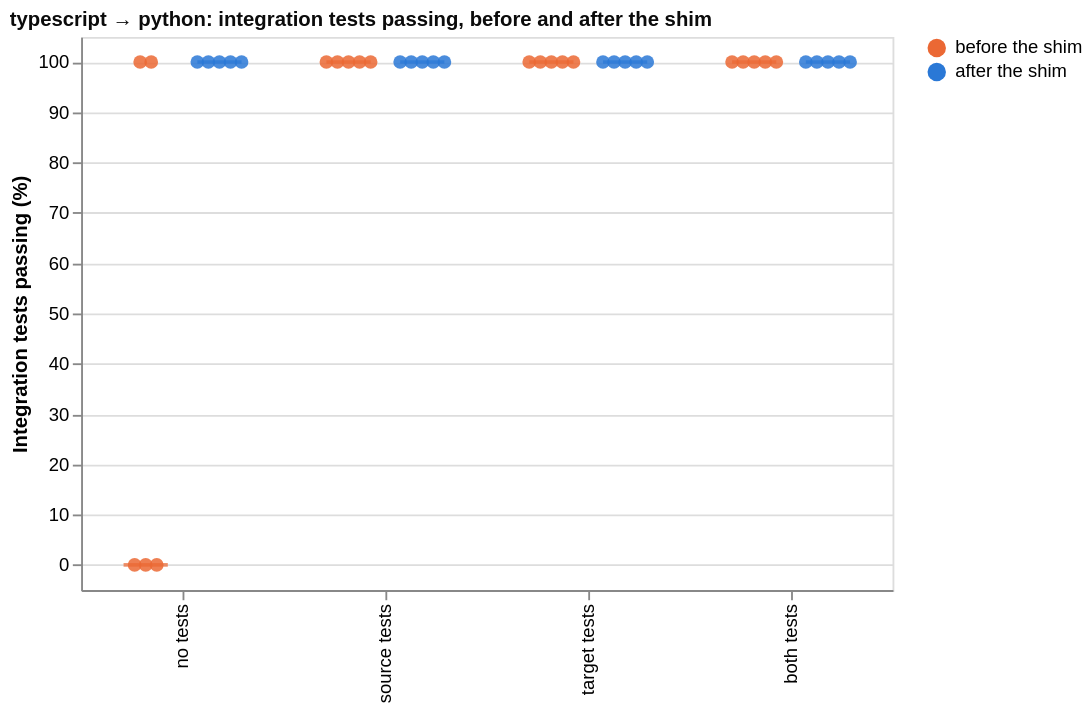

Source (Vega-Lite JSON):
### Vega-Lite specification from a JSON file in a GitHub repository (floating-point values rounded to 4 significant figures)
{"config": {"view": {"continuousWidth": 300, "continuousHeight": 300}}, "layer": [{"data": {"name": "data-882e7542e0fc5a6ec2dddc3c45522378"}, "mark": {"type": "tick", "color": "#0b0b0b", "opacity": 0.7, "size": 24, "thickness": 2}, "encoding": {"color": {"field": "series", "legend": {"symbolOpacity": 1, "title": null}, "scale": {"domain": ["before the shim", "after the shim"], "range": ["#eb6834", "#2a78d6"]}, "sort": ["before the shim", "after the shim"], "type": "nominal"}, "x": {"field": "condition", "scale": {"paddingInner": 0.25, "paddingOuter": 0.125}, "sort": ["no tests", "source tests", "target tests", "both tests"], "title": null, "type": "nominal"}, "xOffset": {"field": "offset", "scale": {"domain": [0, 82.5], "range": [0, 82.5]}, "title": null, "type": "quantitative"}, "y": {"field": "value", "scale": {"domain": [-5, 105], "nice": false}, "title": "Integration tests passing (%)", "type": "quantitative"}}}, {"data": {"name": "data-a11bfcbdf8e8258f389c558fa5555506"}, "mark": {"type": "point", "filled": true, "opacity": 0.85, "size": 55}, "encoding": {"color": {"field": "series", "legend": {"symbolOpacity": 1, "title": null}, "scale": {"domain": ["before the shim", "after the shim"], "range": ["#eb6834", "#2a78d6"]}, "sort": ["before the shim", "after the shim"], "type": "nominal"}, "tooltip": [{"field": "port", "title": "run", "type": "nominal"}, {"field": "series", "title": null, "type": "nominal"}, {"field": "value", "format": ".1f", "title": "passing (%)", "type": "quantitative"}], "x": {"field": "condition", "scale": {"paddingInner": 0.25, "paddingOuter": 0.125}, "sort": ["no tests", "source tests", "target tests", "both tests"], "title": null, "type": "nominal"}, "xOffset": {"field": "offset", "scale": {"domain": [0, 82.5], "range": [0, 82.5]}, "title": null, "type": "quantitative"}, "y": {"field": "value", "scale": {"domain": [-5, 105], "nice": false}, "title": "Integration tests passing (%)", "type": "quantitative"}}}], "height": 300, "title": {"text": "typescript → python: integration tests passing, before and after the shim", "anchor": "start", "color": "#0b0b0b", "fontSize": 11}, "width": 440, "$schema": "https://vega.github.io/schema/vega-lite/v6.4.1.json", "datasets": {"data-882e7542e0fc5a6ec2dddc3c45522378": [{"condition": "no tests", "series": "before the shim", "value": 0.0, "offset": 21.25}, {"condition": "source tests", "series": "before the shim", "value": 100.0, "offset": 21.25}, {"condition": "target tests", "series": "before the shim", "value": 100.0, "offset": 21.25}, {"condition": "both tests", "series": "before the shim", "value": 100.0, "offset": 21.25}, {"condition": "no tests", "series": "after the shim", "value": 100.0, "offset": 61.25}, {"condition": "source tests", "series": "after the shim", "value": 100.0, "offset": 61.25}, {"condition": "target tests", "series": "after the shim", "value": 100.0, "offset": 61.25}, {"condition": "both tests", "series": "after the shim", "value": 100.0, "offset": 61.25}], "data-a11bfcbdf8e8258f389c558fa5555506": [{"run_id": "20260908T234247Z_2da5a2c0", "condition": "no tests", "metric": "integration_pass_pct", "value": 100.0, "series": "before the shim", "port": "2da5a2c0", "nudge": -0.5, "offset": 18.25}, {"run_id": "20260909T035041Z_2d7fbef6", "condition": "no tests", "metric": "integration_pass_pct", "value": 100.0, "series": "before the shim", "port": "2d7fbef6", "nudge": 0.5, "offset": 24.25}, {"run_id": "20260909T015142Z_f8ca89ff", "condition": "no tests", "metric": "integration_pass_pct", "value": 0.0, "series": "before the shim", "port": "f8ca89ff", "nudge": -1.0, "offset": 15.25}, {"run_id": "20260909T140517Z_670261ce", "condition": "no tests", "metric": "integration_pass_pct", "value": 0.0, "series": "before the shim", "port": "670261ce", "nudge": 0.0, "offset": 21.25}, {"run_id": "20260909T173101Z_8e3da990", "condition": "no tests", "metric": "integration_pass_pct", "value": 0.0, "series": "before the shim", "port": "8e3da990", "nudge": 1.0, "offset": 27.25}, {"run_id": "20260909T013603Z_054a84ca", "condition": "source tests", "metric": "integration_pass_pct", "value": 100.0, "series": "before the shim", "port": "054a84ca", "nudge": -2.0, "offset": 9.25}, {"run_id": "20260909T040730Z_0947f229", "condition": "source tests", "metric": "integration_pass_pct", "value": 100.0, "series": "before the shim", "port": "0947f229", "nudge": -1.0, "offset": 15.25}, {"run_id": "20260909T134433Z_3f62598c", "condition": "source tests", "metric": "integration_pass_pct", "value": 100.0, "series": "before the shim", "port": "3f62598c", "nudge": 0.0, "offset": 21.25}, {"run_id": "20260909T154949Z_461ef9c5", "condition": "source tests", "metric": "integration_pass_pct", "value": 100.0, "series": "before the shim", "port": "461ef9c5", "nudge": 1.0, "offset": 27.25}, {"run_id": "20260909T190508Z_7c1544c0", "condition": "source tests", "metric": "integration_pass_pct", "value": 100.0, "series": "before the shim", "port": "7c1544c0", "nudge": 2.0, "offset": 33.25}, {"run_id": "20260909T012246Z_fbe56704", "condition": "target tests", "metric": "integration_pass_pct", "value": 100.0, "series": "before the shim", "port": "fbe56704", "nudge": -2.0, "offset": 9.25}, {"run_id": "20260909T032340Z_f01d5496", "condition": "target tests", "metric": "integration_pass_pct", "value": 100.0, "series": "before the shim", "port": "f01d5496", "nudge": -1.0, "offset": 15.25}, {"run_id": "20260909T133702Z_8305aa82", "condition": "target tests", "metric": "integration_pass_pct", "value": 100.0, "series": "before the shim", "port": "8305aa82", "nudge": 0.0, "offset": 21.25}, {"run_id": "20260909T154334Z_609edff1", "condition": "target tests", "metric": "integration_pass_pct", "value": 100.0, "series": "before the shim", "port": "609edff1", "nudge": 1.0, "offset": 27.25}, {"run_id": "20260909T185402Z_14873f98", "condition": "target tests", "metric": "integration_pass_pct", "value": 100.0, "series": "before the shim", "port": "14873f98", "nudge": 2.0, "offset": 33.25}, {"run_id": "20260909T011452Z_9f286468", "condition": "both tests", "metric": "integration_pass_pct", "value": 100.0, "series": "before the shim", "port": "9f286468", "nudge": -2.0, "offset": 9.25}, {"run_id": "20260909T031655Z_89df6247", "condition": "both tests", "metric": "integration_pass_pct", "value": 100.0, "series": "before the shim", "port": "89df6247", "nudge": -1.0, "offset": 15.25}, {"run_id": "20260909T132655Z_2a16d72b", "condition": "both tests", "metric": "integration_pass_pct", "value": 100.0, "series": "before the shim", "port": "2a16d72b", "nudge": 0.0, "offset": 21.25}, {"run_id": "20260909T153339Z_9de9fd66", "condition": "both tests", "metric": "integration_pass_pct", "value": 100.0, "series": "before the shim", "port": "9de9fd66", "nudge": 1.0, "offset": 27.25}, {"run_id": "20260909T184722Z_089a4294", "condition": "both tests", "metric": "integration_pass_pct", "value": 100.0, "series": "before the shim", "port": "089a4294", "nudge": 2.0, "offset": 33.25}, {"run_id": "20260908T234247Z_2da5a2c0", "condition": "no tests", "metric": "adapted_integration_pass_pct", "value": 100.0, "series": "after the shim", "port": "2da5a2c0", "nudge": -2.0, "offset": 49.25}, {"run_id": "20260909T015142Z_f8ca89ff", "condition": "no tests", "metric": "adapted_integration_pass_pct", "value": 100.0, "series": "after the shim", "port": "f8ca89ff", "nudge": -1.0, "offset": 55.25}, {"run_id": "20260909T035041Z_2d7fbef6", "condition": "no tests", "metric": "adapted_integration_pass_pct", "value": 100.0, "series": "after the shim", "port": "2d7fbef6", "nudge": 0.0, "offset": 61.25}, {"run_id": "20260909T140517Z_670261ce", "condition": "no tests", "metric": "adapted_integration_pass_pct", "value": 100.0, "series": "after the shim", "port": "670261ce", "nudge": 1.0, "offset": 67.25}, {"run_id": "20260909T173101Z_8e3da990", "condition": "no tests", "metric": "adapted_integration_pass_pct", "value": 100.0, "series": "after the shim", "port": "8e3da990", "nudge": 2.0, "offset": 73.25}, {"run_id": "20260909T013603Z_054a84ca", "condition": "source tests", "metric": "adapted_integration_pass_pct", "value": 100.0, "series": "after the shim", "port": "054a84ca", "nudge": -2.0, "offset": 49.25}, {"run_id": "20260909T040730Z_0947f229", "condition": "source tests", "metric": "adapted_integration_pass_pct", "value": 100.0, "series": "after the shim", "port": "0947f229", "nudge": -1.0, "offset": 55.25}, {"run_id": "20260909T134433Z_3f62598c", "condition": "source tests", "metric": "adapted_integration_pass_pct", "value": 100.0, "series": "after the shim", "port": "3f62598c", "nudge": 0.0, "offset": 61.25}, {"run_id": "20260909T154949Z_461ef9c5", "condition": "source tests", "metric": "adapted_integration_pass_pct", "value": 100.0, "series": "after the shim", "port": "461ef9c5", "nudge": 1.0, "offset": 67.25}, {"run_id": "20260909T190508Z_7c1544c0", "condition": "source tests", "metric": "adapted_integration_pass_pct", "value": 100.0, "series": "after the shim", "port": "7c1544c0", "nudge": 2.0, "offset": 73.25}, {"run_id": "20260909T012246Z_fbe56704", "condition": "target tests", "metric": "adapted_integration_pass_pct", "value": 100.0, "series": "after the shim", "port": "fbe56704", "nudge": -2.0, "offset": 49.25}, {"run_id": "20260909T032340Z_f01d5496", "condition": "target tests", "metric": "adapted_integration_pass_pct", "value": 100.0, "series": "after the shim", "port": "f01d5496", "nudge": -1.0, "offset": 55.25}, {"run_id": "20260909T133702Z_8305aa82", "condition": "target tests", "metric": "adapted_integration_pass_pct", "value": 100.0, "series": "after the shim", "port": "8305aa82", "nudge": 0.0, "offset": 61.25}, {"run_id": "20260909T154334Z_609edff1", "condition": "target tests", "metric": "adapted_integration_pass_pct", "value": 100.0, "series": "after the shim", "port": "609edff1", "nudge": 1.0, "offset": 67.25}, {"run_id": "20260909T185402Z_14873f98", "condition": "target tests", "metric": "adapted_integration_pass_pct", "value": 100.0, "series": "after the shim", "port": "14873f98", "nudge": 2.0, "offset": 73.25}, {"run_id": "20260909T011452Z_9f286468", "condition": "both tests", "metric": "adapted_integration_pass_pct", "value": 100.0, "series": "after the shim", "port": "9f286468", "nudge": -2.0, "offset": 49.25}, {"run_id": "20260909T031655Z_89df6247", "condition": "both tests", "metric": "adapted_integration_pass_pct", "value": 100.0, "series": "after the shim", "port": "89df6247", "nudge": -1.0, "offset": 55.25}, {"run_id": "20260909T132655Z_2a16d72b", "condition": "both tests", "metric": "adapted_integration_pass_pct", "value": 100.0, "series": "after the shim", "port": "2a16d72b", "nudge": 0.0, "offset": 61.25}, {"run_id": "20260909T153339Z_9de9fd66", "condition": "both tests", "metric": "adapted_integration_pass_pct", "value": 100.0, "series": "after the shim", "port": "9de9fd66", "nudge": 1.0, "offset": 67.25}, {"run_id": "20260909T184722Z_089a4294", "condition": "both tests", "metric": "adapted_integration_pass_pct", "value": 100.0, "series": "after the shim", "port": "089a4294", "nudge": 2.0, "offset": 73.25}]}}
